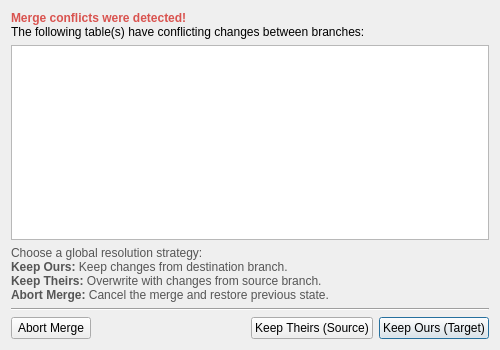
<?xml version="1.0" encoding="UTF-8"?>
<ui version="4.0">
 <class>Dialog</class>
 <widget class="QDialog" name="Dialog">
  <property name="geometry">
   <rect>
    <x>0</x>
    <y>0</y>
    <width>500</width>
    <height>350</height>
   </rect>
  </property>
  <property name="minimumSize">
   <size>
    <width>450</width>
    <height>300</height>
   </size>
  </property>
  <property name="windowTitle">
   <string>GeoVCS - Resolve Merge Conflicts</string>
  </property>
  <layout class="QVBoxLayout" name="verticalLayout">
   <item>
    <widget class="QLabel" name="label_warning">
     <property name="text">
      <string>&lt;html&gt;&lt;head/&gt;&lt;body&gt;&lt;p&gt;&lt;span style=&quot; font-weight:700; color:#d9534f;&quot;&gt;Merge conflicts were detected!&lt;/span&gt;&lt;br/&gt;The following table(s) have conflicting changes between branches:&lt;/p&gt;&lt;/body&gt;&lt;/html&gt;</string>
     </property>
     <property name="wordWrap">
      <bool>true</bool>
     </property>
    </widget>
   </item>
   <item>
    <widget class="QListWidget" name="list_conflict_tables">
     <property name="editTriggers">
      <set>QAbstractItemView::EditTrigger::NoEditTriggers</set>
     </property>
     <property name="selectionMode">
      <enum>QAbstractItemView::SelectionMode::NoSelection</enum>
     </property>
    </widget>
   </item>
   <item>
    <widget class="QLabel" name="label_description">
     <property name="text">
      <string>&lt;html&gt;&lt;head/&gt;&lt;body&gt;&lt;p style=&quot; font-size:9pt; color:#555555;&quot;&gt;Choose a global resolution strategy:&lt;br/&gt;&lt;b&gt;Keep Ours:&lt;/b&gt; Keep changes from destination branch.&lt;br/&gt;&lt;b&gt;Keep Theirs:&lt;/b&gt; Overwrite with changes from source branch.&lt;br/&gt;&lt;b&gt;Abort Merge:&lt;/b&gt; Cancel the merge and restore previous state.&lt;/p&gt;&lt;/body&gt;&lt;/html&gt;</string>
     </property>
     <property name="wordWrap">
      <bool>true</bool>
     </property>
    </widget>
   </item>
   <item>
    <widget class="Line" name="line">
     <property name="orientation">
      <enum>Qt::Orientation::Horizontal</enum>
     </property>
    </widget>
   </item>
   <item>
    <layout class="QHBoxLayout" name="horizontalLayout">
     <item>
      <widget class="QPushButton" name="button_abort">
       <property name="text">
        <string>Abort Merge</string>
       </property>
      </widget>
     </item>
     <item>
      <spacer name="horizontalSpacer">
       <property name="orientation">
        <enum>Qt::Orientation::Horizontal</enum>
       </property>
       <property name="sizeHint" stdset="0">
        <size>
         <width>40</width>
         <height>20</height>
        </size>
       </property>
      </spacer>
     </item>
     <item>
      <widget class="QPushButton" name="button_keep_theirs">
       <property name="text">
        <string>Keep Theirs (Source)</string>
       </property>
      </widget>
     </item>
     <item>
      <widget class="QPushButton" name="button_keep_ours">
       <property name="text">
        <string>Keep Ours (Target)</string>
       </property>
       <property name="default">
        <bool>true</bool>
       </property>
      </widget>
     </item>
    </layout>
   </item>
  </layout>
 </widget>
 <resources/>
 <connections/>
</ui>
